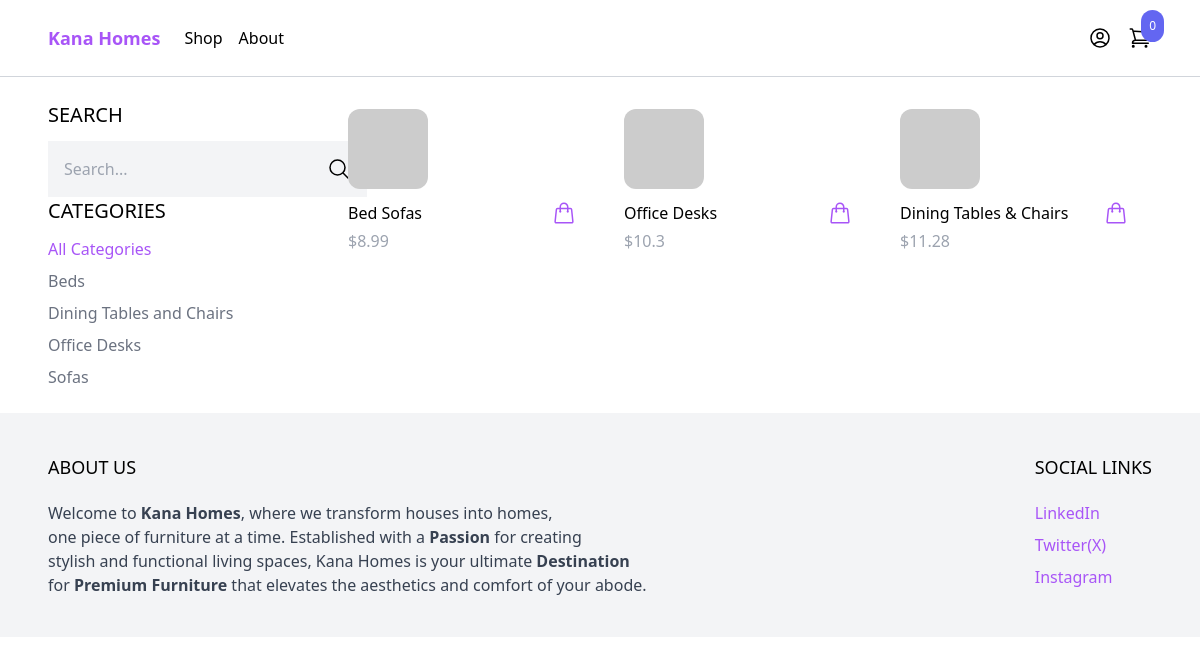
The page /shop/ on the database as committed earlier.
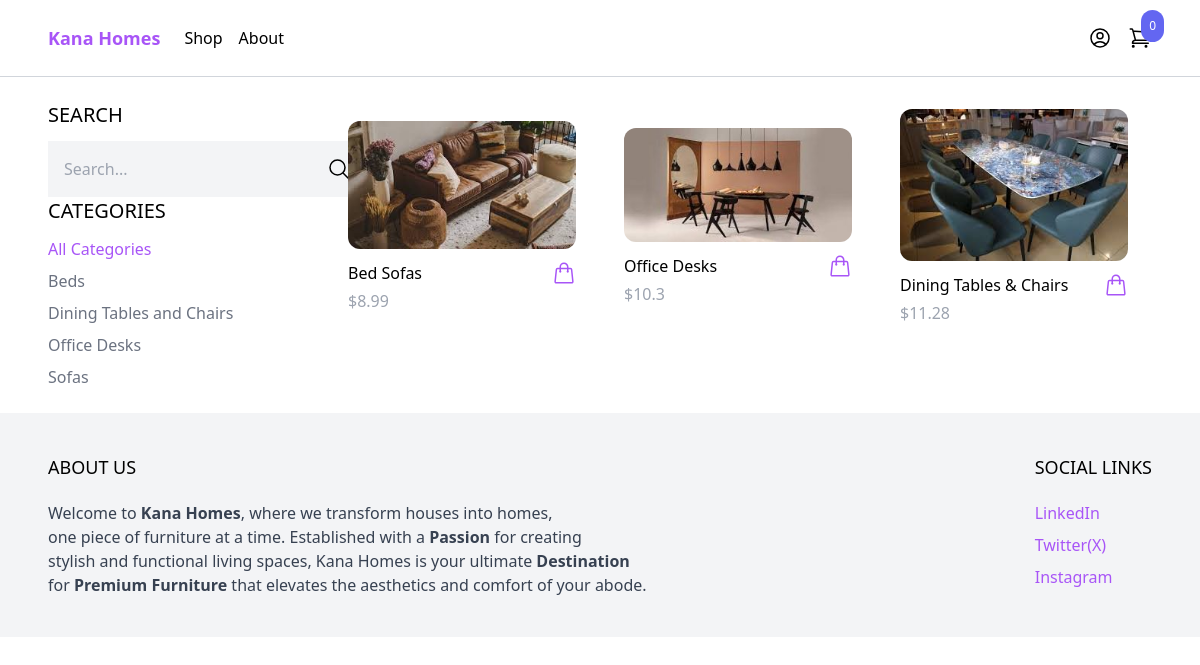
The same page on the database as committed later.
### product/models.py (models this page shows, shortened)
class Category(models.Model):
    name = models.CharField(max_length=255)
    slug = models.SlugField()
    class Meta:
        ordering = ('name',)

class Product(models.Model):
    category = models.ForeignKey(Category, related_name='products', on_delete=models.CASCADE)
    name = models.CharField(max_length=255)
    slug = models.SlugField()
    description = models.TextField(blank=True, null=True)
    price = models.IntegerField()
    created_at = models.DateTimeField(auto_now_add=True)
    image = models.ImageField(upload_to='uploads/', blank=True, null=True)
    thumbnail = models.ImageField(upload_to='uploads/', blank=True, null=True)
    class Meta:
        ordering = ('-created_at',)
    def get_display_price(self):
        return self.price / 100
    def get_thumbnail(self):
        if self.thumbnail:
            return self.thumbnail.url
        else:
            if self.image:
                self.thumbnail = self.make_thumbnail(self.image)
                self.save()
                return self.thumbnail.url
            else:
                return 'https://via.placeholder.com/240x240x.jpg'

### core/views.py (the view)
# urls.py: path('shop/', shop, name='shop'),
def shop(request):
    categories = Category.objects.all()
    products = Product.objects.all()
    active_category = request.GET.get('category', '')
    if active_category:
        products = products.filter(category__slug=active_category)
    query = request.GET.get('query', '')
    if query:
        products = products.filter(Q(name__icontains=query) | Q(description__icontains=query)) #searching in both the name and description fields
    context = {
        'categories': categories,
        'products': products,
        'active_category': active_category
    }
    return render(request, 'core/shop.html', context)

### cart/cart.py (called while the page is built)
    def __len__(self):
        return sum(item['quantity'] for item in self.cart.values())

### cart/content_processors.py (called while the page is built)
def cart(request):
    return {'cart': Cart(request)}

### core/templates/core/shop.html (shortened to what this page needs)
{% extends 'core/base.html' %}
{% block content%}
<div class="max-w-6xl mx-auto flex flex-wrap items-start py-6 px-6 xl:px-0">
    <div class="filters w-full lg:w-1/4">
        <h3 class="mb-3 text-xl uppercase">
            Search
        </h3>
        <form method="get" action=".">
            <div class="flex">
                <input type="text" name="query" class="p-4 bg-gray-100 border-0" placeholder="Search..."/>
                <button class="p-4 bg-gray-100 border-0">
                    <svg xmlns="http://www.w3.org/2000/svg" fill="none" viewBox="0 0 24 24" stroke-width="1.5" stroke="currentColor" class="w-6 h-6">
                        <path stroke-linecap="round" stroke-linejoin="round" d="M21 21l-5.197-5.197m0 0A7.5 7.5 0 105.196 5.196a7.5 7.5 0 0010.607 10.607z" />
                      </svg>
                </button>
            </div>
        </form>
        <h3 mt-6 class="mb-3 text-xl uppercase">
            Categories
        </h3>
        <ul class="space-y-2">
            <li><a href="{% url 'shop' %}" class="{% if not active_category %}text-purple-500{% else %}text-gray-500{% endif %}">All Categories</a></li>
            {% for category in categories %}
            <li><a href="{% url 'shop' %}?category={{ category.slug}}" class="{% if category.slug == active_category%}text-purple-500{% else %}text-gray-500{% endif %}">{{category.name}}</a></li>
            {% endfor %}
        </ul>
    </div>
    <div class="products w-full lg:w-3/4 -mt-4 flex items-center flex-wrap">
        {% for product in products %}
            {% include 'product/partials/product_list_item.html' %}
        {% endfor %}
    </div>
</div>
{% endblock %}

### core/templates/core/base.html (shortened to what this page needs)
<!DOCTYPE html>
<html lang="en">
<head>
    <script src="https://cdn.tailwindcss.com"></script>
</head>
<body>
    <nav class="border-b border-gray-300">
        <div class="max-w-6xl mx-auto py-2 px-6 xl:px-0 flex items-center justify-between">
            <div class="menu-left flex items-center space-x-6">
                <a href="{% url 'frontpage' %}" class="py-4 text-lg text-purple-500 font-semibold">
                    Kana Homes
                </a>
                <ul class="flex items-center space-x-4">
                    <li><a href="{% url 'shop' %}">Shop</a></li>
                    <li><a href="#">About</a></li>
                </ul>
            </div>
            <div class="menu-right flex items-center space-x-4">
                <a href="{% url 'myaccount' %}">
                </a>
                <div
                    hx-get="{% url 'hx_menu_cart' %}"
                    hx-trigger="update-menu-cart from:body"
                    hx-swap="innerHTML"
                >
                    {% include 'cart/menu_cart.html' %}
                 </div>
            </div>
        </div>
    </nav>
    <main>
        {% block content %}
        {% endblock %}
    </main>
    <footer class="bg-gray-100">
         <div class="max-w-6xl mx-auto py-10 px-6 xl:px-0 md:flex justify-between">
            <div class="footer-left mb-12 md:mb-0">
                <h2 class="mb-5 uppercase text-lg">
                    About us
                </h2>
                <p class="text-gray-700">
                    Welcome to <b>Kana Homes</b>, where we transform houses into homes, <br>one piece of furniture at a time. Established with a <b>Passion</b> for creating <br> stylish and functional living spaces, Kana Homes is your ultimate <b>Destination</b> <br> for <b>Premium Furniture</b> that elevates the aesthetics and comfort of your abode.
                </p>
            </div>
            <div class="footer-right">
                <h2 class="mb-5 uppercase text-lg">
                    Social Links
                </h2>
                <ul class="space-y-2">
                    <li>
                        <a href="#" class="text-purple-500 hover:text-purple-800">LinkedIn</a>
                    </li>
                    <li>
                        <a href="#" class="text-purple-500 hover:text-purple-800">Twitter(X)</a>
                    </li>
                    <li>
                        <a href="#" class="text-purple-500 hover:text-purple-800">Instagram</a>
                    </li>
                </ul>
            </div>
         </div>
    </footer>
</body>
</html>

### cart/templates/cart/menu_cart.html (shortened to what this page needs)
<a href="{% url 'cart' %}" id="menu-cart-button" class="relative">
      <span class="p-2 absolute -top-4 -right-3 bg-indigo-500 text-white text-xs rounded-full">{{ cart|length }}</span>
</a>

### product/templates/product/partials/product_list_item.html (shortened to what this page needs)
<div class="w-full md:w-1/3 xl:w-1/4 p-6">
    <a href="{% url 'product' product.slug %}">
        <img src="{{ product.get_thumbnail }}" class="rounded-xl hover:shadow-lg" src="" alt="">
    </a>
    <div class="pt-3 flex items-center justify-between">
        <a href="{% url 'product' product.slug %}"> {{ product.name }} </a>
        <a href="#"
            class="text-purple-500 hover:text-purple-800"
            hx-get="{% url 'add_to_cart' product.id %}"
            hx-target="#menu-cart-button"
            hx-swap="outerHTML"
        >
        </a>
    </div>
    <p class="pt-1 text-gray-400">${{product.get_display_price}}</p>
</div>

Rows that differ between the two databases and show on the page:
changed Product "Bed Sofas": get_thumbnail: picture added in place of a placeholder
changed Product "Office Desks": get_thumbnail: picture added in place of a placeholder
changed Product "Dining Tables & Chairs": get_thumbnail: picture added in place of a placeholder
